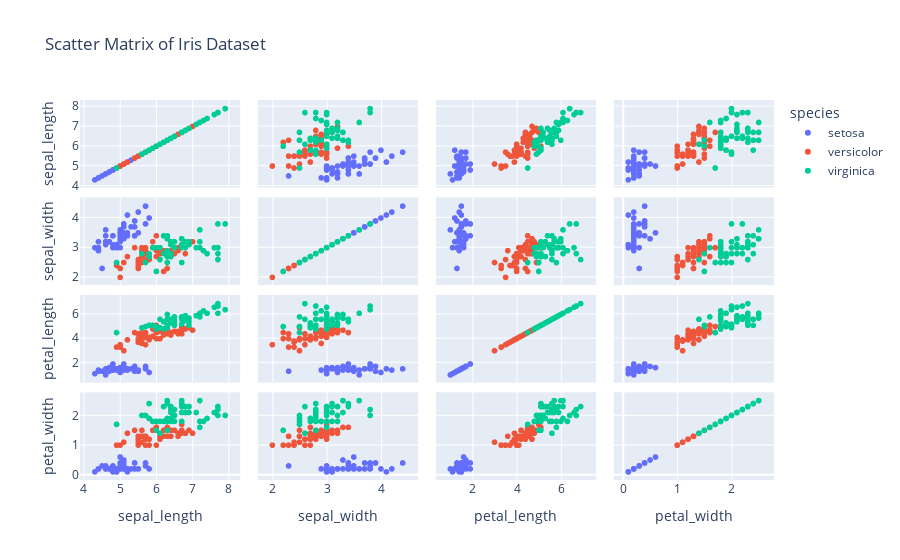

Source (notebook cell):
### Markdown cell above
Q4. Using the iris dataset, plot a scatter matrix using the species column for color.

### Code cell
# Load iris dataset from Plotly
iris = px.data.iris()

# Scatter matrix plot
fig = px.scatter_matrix(
    iris,
    dimensions=["sepal_length", "sepal_width", "petal_length", "petal_width"],
    color="species",
    title="Scatter Matrix of Iris Dataset"
)
fig.show()

### Figure 1 — Plotly figure (JSON) as saved in the notebook; plotly's stock layout.template omitted (floating-point values rounded to 4 significant figures)
{"data": [{"dimensions": [{"axis": {"matches": true}, "label": "sepal_length", "values": [5.1, 4.9, 4.7, 4.6, 5.0, 5.4, 4.6, 5.0, 4.4, 4.9, 5.4, 4.8, 4.8, 4.3, 5.8, 5.7, 5.4, 5.1, 5.7, 5.1, 5.4, 5.1, 4.6, 5.1, 4.8, 5.0, 5.0, 5.2, 5.2, 4.7, 4.8, 5.4, 5.2, 5.5, 4.9, 5.0, 5.5, 4.9, 4.4, 5.1, 5.0, 4.5, 4.4, 5.0, 5.1, 4.8, 5.1, 4.6, 5.3, 5.0]}, {"axis": {"matches": true}, "label": "sepal_width", "values": [3.5, 3.0, 3.2, 3.1, 3.6, 3.9, 3.4, 3.4, 2.9, 3.1, 3.7, 3.4, 3.0, 3.0, 4.0, 4.4, 3.9, 3.5, 3.8, 3.8, 3.4, 3.7, 3.6, 3.3, 3.4, 3.0, 3.4, 3.5, 3.4, 3.2, 3.1, 3.4, 4.1, 4.2, 3.1, 3.2, 3.5, 3.1, 3.0, 3.4, 3.5, 2.3, 3.2, 3.5, 3.8, 3.0, 3.8, 3.2, 3.7, 3.3]}, {"axis": {"matches": true}, "label": "petal_length", "values": [1.4, 1.4, 1.3, 1.5, 1.4, 1.7, 1.4, 1.5, 1.4, 1.5, 1.5, 1.6, 1.4, 1.1, 1.2, 1.5, 1.3, 1.4, 1.7, 1.5, 1.7, 1.5, 1.0, 1.7, 1.9, 1.6, 1.6, 1.5, 1.4, 1.6, 1.6, 1.5, 1.5, 1.4, 1.5, 1.2, 1.3, 1.5, 1.3, 1.5, 1.3, 1.3, 1.3, 1.6, 1.9, 1.4, 1.6, 1.4, 1.5, 1.4]}, {"axis": {"matches": true}, "label": "petal_width", "values": [0.2, 0.2, 0.2, 0.2, 0.2, 0.4, 0.3, 0.2, 0.2, 0.1, 0.2, 0.2, 0.1, 0.1, 0.2, 0.4, 0.4, 0.3, 0.3, 0.3, 0.2, 0.4, 0.2, 0.5, 0.2, 0.2, 0.4, 0.2, 0.2, 0.2, 0.2, 0.4, 0.1, 0.2, 0.1, 0.2, 0.2, 0.1, 0.2, 0.2, 0.3, 0.3, 0.2, 0.6, 0.4, 0.3, 0.2, 0.2, 0.2, 0.2]}], "hovertemplate": "species=setosa<br>%{xaxis.title.text}=%{x}<br>%{yaxis.title.text}=%{y}<extra></extra>", "legendgroup": "setosa", "marker": {"color": "#636efa", "symbol": "circle"}, "name": "setosa", "showlegend": true, "type": "splom"}, {"dimensions": [{"axis": {"matches": true}, "label": "sepal_length", "values": [7.0, 6.4, 6.9, 5.5, 6.5, 5.7, 6.3, 4.9, 6.6, 5.2, 5.0, 5.9, 6.0, 6.1, 5.6, 6.7, 5.6, 5.8, 6.2, 5.6, 5.9, 6.1, 6.3, 6.1, 6.4, 6.6, 6.8, 6.7, 6.0, 5.7, 5.5, 5.5, 5.8, 6.0, 5.4, 6.0, 6.7, 6.3, 5.6, 5.5, 5.5, 6.1, 5.8, 5.0, 5.6, 5.7, 5.7, 6.2, 5.1, 5.7]}, {"axis": {"matches": true}, "label": "sepal_width", "values": [3.2, 3.2, 3.1, 2.3, 2.8, 2.8, 3.3, 2.4, 2.9, 2.7, 2.0, 3.0, 2.2, 2.9, 2.9, 3.1, 3.0, 2.7, 2.2, 2.5, 3.2, 2.8, 2.5, 2.8, 2.9, 3.0, 2.8, 3.0, 2.9, 2.6, 2.4, 2.4, 2.7, 2.7, 3.0, 3.4, 3.1, 2.3, 3.0, 2.5, 2.6, 3.0, 2.6, 2.3, 2.7, 3.0, 2.9, 2.9, 2.5, 2.8]}, {"axis": {"matches": true}, "label": "petal_length", "values": [4.7, 4.5, 4.9, 4.0, 4.6, 4.5, 4.7, 3.3, 4.6, 3.9, 3.5, 4.2, 4.0, 4.7, 3.6, 4.4, 4.5, 4.1, 4.5, 3.9, 4.8, 4.0, 4.9, 4.7, 4.3, 4.4, 4.8, 5.0, 4.5, 3.5, 3.8, 3.7, 3.9, 5.1, 4.5, 4.5, 4.7, 4.4, 4.1, 4.0, 4.4, 4.6, 4.0, 3.3, 4.2, 4.2, 4.2, 4.3, 3.0, 4.1]}, {"axis": {"matches": true}, "label": "petal_width", "values": [1.4, 1.5, 1.5, 1.3, 1.5, 1.3, 1.6, 1.0, 1.3, 1.4, 1.0, 1.5, 1.0, 1.4, 1.3, 1.4, 1.5, 1.0, 1.5, 1.1, 1.8, 1.3, 1.5, 1.2, 1.3, 1.4, 1.4, 1.7, 1.5, 1.0, 1.1, 1.0, 1.2, 1.6, 1.5, 1.6, 1.5, 1.3, 1.3, 1.3, 1.2, 1.4, 1.2, 1.0, 1.3, 1.2, 1.3, 1.3, 1.1, 1.3]}], "hovertemplate": "species=versicolor<br>%{xaxis.title.text}=%{x}<br>%{yaxis.title.text}=%{y}<extra></extra>", "legendgroup": "versicolor", "marker": {"color": "#EF553B", "symbol": "circle"}, "name": "versicolor", "showlegend": true, "type": "splom"}, {"dimensions": [{"axis": {"matches": true}, "label": "sepal_length", "values": [6.3, 5.8, 7.1, 6.3, 6.5, 7.6, 4.9, 7.3, 6.7, 7.2, 6.5, 6.4, 6.8, 5.7, 5.8, 6.4, 6.5, 7.7, 7.7, 6.0, 6.9, 5.6, 7.7, 6.3, 6.7, 7.2, 6.2, 6.1, 6.4, 7.2, 7.4, 7.9, 6.4, 6.3, 6.1, 7.7, 6.3, 6.4, 6.0, 6.9, 6.7, 6.9, 5.8, 6.8, 6.7, 6.7, 6.3, 6.5, 6.2, 5.9]}, {"axis": {"matches": true}, "label": "sepal_width", "values": [3.3, 2.7, 3.0, 2.9, 3.0, 3.0, 2.5, 2.9, 2.5, 3.6, 3.2, 2.7, 3.0, 2.5, 2.8, 3.2, 3.0, 3.8, 2.6, 2.2, 3.2, 2.8, 2.8, 2.7, 3.3, 3.2, 2.8, 3.0, 2.8, 3.0, 2.8, 3.8, 2.8, 2.8, 2.6, 3.0, 3.4, 3.1, 3.0, 3.1, 3.1, 3.1, 2.7, 3.2, 3.3, 3.0, 2.5, 3.0, 3.4, 3.0]}, {"axis": {"matches": true}, "label": "petal_length", "values": [6.0, 5.1, 5.9, 5.6, 5.8, 6.6, 4.5, 6.3, 5.8, 6.1, 5.1, 5.3, 5.5, 5.0, 5.1, 5.3, 5.5, 6.7, 6.9, 5.0, 5.7, 4.9, 6.7, 4.9, 5.7, 6.0, 4.8, 4.9, 5.6, 5.8, 6.1, 6.4, 5.6, 5.1, 5.6, 6.1, 5.6, 5.5, 4.8, 5.4, 5.6, 5.1, 5.1, 5.9, 5.7, 5.2, 5.0, 5.2, 5.4, 5.1]}, {"axis": {"matches": true}, "label": "petal_width", "values": [2.5, 1.9, 2.1, 1.8, 2.2, 2.1, 1.7, 1.8, 1.8, 2.5, 2.0, 1.9, 2.1, 2.0, 2.4, 2.3, 1.8, 2.2, 2.3, 1.5, 2.3, 2.0, 2.0, 1.8, 2.1, 1.8, 1.8, 1.8, 2.1, 1.6, 1.9, 2.0, 2.2, 1.5, 1.4, 2.3, 2.4, 1.8, 1.8, 2.1, 2.4, 2.3, 1.9, 2.3, 2.5, 2.3, 1.9, 2.0, 2.3, 1.8]}], "hovertemplate": "species=virginica<br>%{xaxis.title.text}=%{x}<br>%{yaxis.title.text}=%{y}<extra></extra>", "legendgroup": "virginica", "marker": {"color": "#00cc96", "symbol": "circle"}, "name": "virginica", "showlegend": true, "type": "splom"}], "layout": {"dragmode": "select", "legend": {"title": {"text": "species"}, "tracegroupgap": 0}, "title": {"text": "Scatter Matrix of Iris Dataset"}}}
